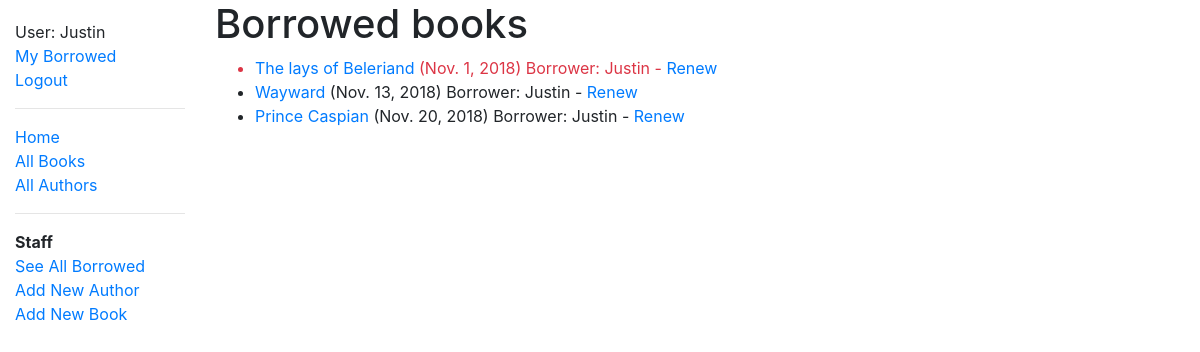
Before: /catalog/allbooks/ (signed in) with the older database file.
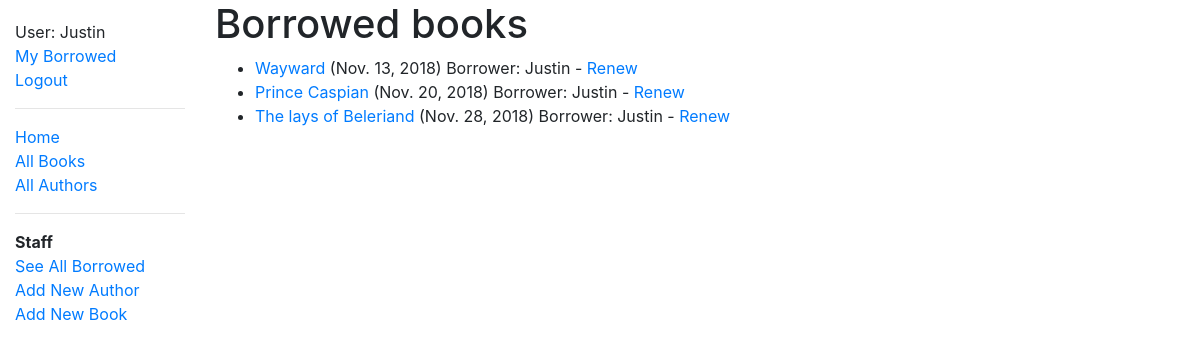
After: the same page with the newer database file.
### catalog/models.py (models this page shows, shortened)
class BookInstance(models.Model):
	id = models.UUIDField(primary_key=True, default = uuid.uuid4, help_text='Unique ID for this particular book across whole library')
	book = models.ForeignKey('Book', on_delete=models.SET_NULL, null=True)
	imprint = models.CharField(max_length=200)
	due_back = models.DateField(null=True, blank=True)
	LOAN_STATUS = (
		('m', 'Maintenance'),
		('o', 'On loan'),
		('a', 'Available'),
		('r', 'Reserved'),
	)
	status = models.CharField(
		max_length=1,
		choices=LOAN_STATUS,
		blank=True,
		default='m',
		help_text='Book availability',
	)
	borrower = models.ForeignKey(User, on_delete=models.SET_NULL, null=True, blank=True)
	@property
	def is_overdue(self):
		if self.due_back and date.today() > self.due_back:
			return True
		return False
	class Meta:
		ordering = ['due_back']
		permissions = (("can_mark_returned", "Set book as returned"),)

class Book(models.Model):
	title = models.CharField(max_length=200)
	author = models.ForeignKey('Author', on_delete=models.SET_NULL, null=True)
	summary = models.TextField(max_length=1000, help_text='Enter a brief description of the book')
	isbn = models.CharField('ISBN', max_length=13, help_text='13 Character <a href="https://www.isbn-international.org/content/what-isbn">ISBN number</a>')
	genre = models.ManyToManyField(Genre, help_text='Select a genre for this book.')
	language = models.ForeignKey(Language, on_delete=models.SET_NULL, null=True, help_text="Select the language the book is written in" )
	def display_genre(self):
		"""Create a string for the Genre. This is required to display genre in Admin."""
		return ', ' .join(genre.name for genre in self.genre.all()[:3])
	display_genre.short_description = 'Genre'

### catalog/views.py (the view)
# urls.py: path('allbooks/', views.LoanedBooksLibrarianListView.as_view(), name='all-borrowed'),
class LoanedBooksLibrarianListView(LoginRequiredMixin, PermissionRequiredMixin, generic.ListView):
    permission_required = 'catalog.can_mark_returned'
    model = BookInstance
    template_name ='catalog/bookinstance_list_borrowed_librarian.html'
    paginate_by = 10
    def get_queryset(self):
        return BookInstance.objects.filter(status__exact='o').order_by('due_back')

### catalog/templates/catalog/bookinstance_list_borrowed_librarian.html
{% extends "base_generic.html" %}
{% block content %}
    <h1>Borrowed books</h1>
    <ul>
      {% for bookinst in bookinstance_list %}
       {% if bookinst.status == 'o'  %}
      <li class="{% if bookinst.is_overdue %}text-danger{% endif %}">
        <a href="{% url 'book-detail' bookinst.book.pk %}">{{bookinst.book.title}}</a> ({{ bookinst.due_back }}) Borrower: {{ bookinst.borrower }}
        {% if perms.catalog.can_mark_returned %}- <a href="{% url 'renew-book-librarian' bookinst.id %}">Renew</a>  {% endif %}
      </li>
      {% else %}
      <p>There are no books borrowed.</p>
      {% endif %}
      {% endfor %}
    </ul>
{% endblock %}

Changed rows visible on the page:
changed BookInstance "The lays of Beleriand": due_back "Nov. 1, 2018" → "Nov. 28, 2018"; moves down the list
